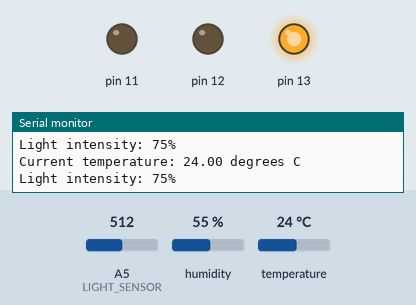
Recording of a sketch running on a simulated Arduino Uno, built with avr-gcc and run on an emulated ATmega328P. Shown: output pins drawn as LEDs (lit = HIGH), the last lines printed to the serial monitor. Inputs (shaded band) come from the test bench; at power-on: temperature 24 °C, A5 (LIGHT_SENSOR) = 512, humidity 55 %.

Above: at 1.8 s.
1.9 s: temperature set to 22 °C
3.4 s: temperature set to 19 °C
At 4.5 s:
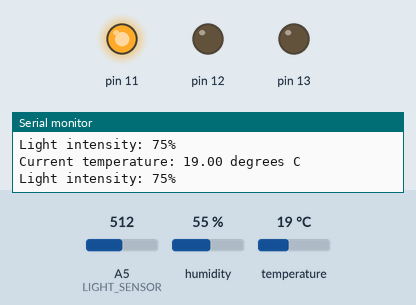
5.5 s: A5 (LIGHT_SENSOR) set to 427
7.3 s: A5 (LIGHT_SENSOR) set to 410
At 9.3 s:
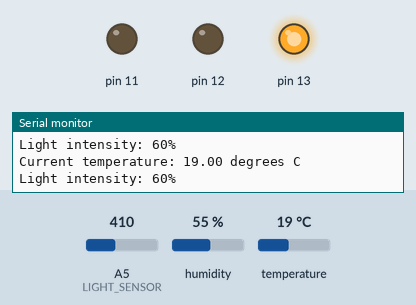
9.6 s: temperature set to 28 °C
At 10.7 s:
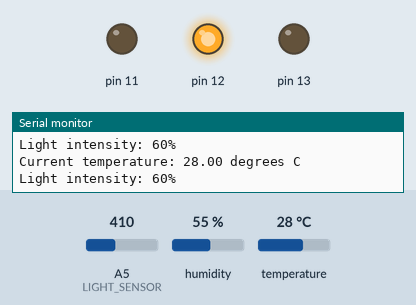
11.6 s: temperature set to 12 °C
At 13.2 s:
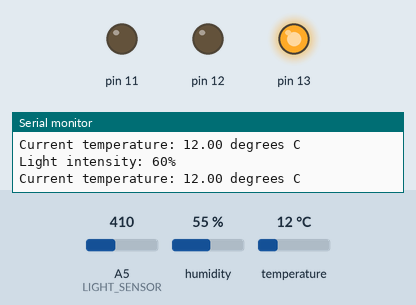
Timing chart, 0 to 14.6 s (numbered marks = the images above; inputs shaded):
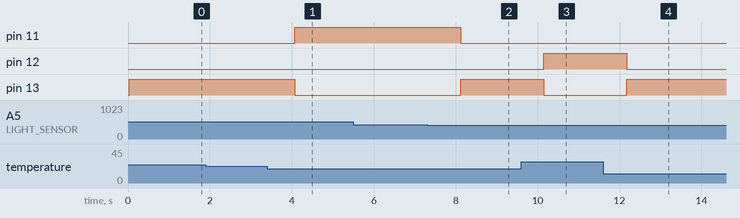

The sketch:

wp5_ex_3.ino
```cpp
// (C) Emma Litvin, Nicole Quinstedt. Group: 11 (2023)
// Work package 5
// Exercise 3: Temperature and light meter
// Submission code: XXXX

/*--------------------------------------------------------------------------------------------
Exercise 3: The system based on Arduino Uno that measures the light intensity and temperature
 at the same time.
 The system motitors the dependency between these two measurements and warns about deviations.
 The system periodically reads the temperature and light intensity (periodicy (in seconds)
 provided as a variable in the program).
 The system uses three LEDs to indicate the normal dependency (GREEN), deviation when the
 temperature is higher that it should be given the light intensity (RED), and when the
 temperature is lower that it should be (BLUE).
---------------------------------------------------------------------------------------------*/

// Include section
#include "DHT.h"

// Define section
#define LIGHT_SENSOR A5                         // Analog pin A5 connected to light sensor
#define DHTPIN 2                                // Pin 2 connected to DHT sensor
#define DHTTYPE DHT11                           // DHT 11

int delayInterval = 1000;                       // Delay between sensors reads (decided to be 1 second)

DHT dht(DHTPIN, DHTTYPE);                       // Initialize DHT sensor

// Function that runs the code only once
void setup()
{
  Serial.begin(9600);                           // Establish serial communication between Arduino board and other components with baud rate
  //pinMode(TEMP_SENSOR, INPUT);                // Set temperature sensor as input
  pinMode(LIGHT_SENSOR, INPUT);                 // Set light sensor as input
  dht.begin();                                  // Start DHT sensor
  DDRB = B00111000;                             // Set pins 11-13 to 3 LEDs (pin 11 to blue LED, pin 12 to red LED, pin 13 to green LED)
}

// Function that runs the code repeteadly
void loop()
{
  // Read temperature as Celsius (the default)
  float temp = dht.readTemperature();
  // Check if any reads failed and exit early (to try again)
  if (isnan(temp))
  {
    Serial.println(F("Failed to read from DHT sensor!"));
    return;
  }
  // Print out measured temperature
  Serial.print("Current temperature: "); Serial.print(temp); Serial.println(" degrees C");

  // Get light reading from light sensor
  int measuredLight = analogRead(LIGHT_SENSOR);
  // Map readings from light sensor to persentage ratings
  int convertedLight = map(measuredLight, 6, 679, 0, 100);
  // Print converted light rate
  Serial.print("Light intensity: "); Serial.print(convertedLight); Serial.println("%"); Serial.println();

  // Check sensors readings and turn on LEDs according to specifications
  // Case if light intensity is 0%
  if (convertedLight == 0)
  {
    // Case if temperature lower that -12 degrees
    if (temp < -12)
    { // Turn on green LED indicating normal dependency
      PORTB = B00100000;
    }
    // Case if temperature is higher than -12 degrees
    else
    {
      // Turn on red LED indicating that temperature is higher than it should be
      PORTB = B00010000;
    }
  }
  // Case if light intensity is between 1% and 20%
  else if (convertedLight >= 1 && convertedLight <= 20)
  {
    // Case if temperature is between -12 and 0 degrees
    if (temp >= -12 && temp <= 0)
    {
      // Turn on green LED indicating normal dependency
      PORTB = B00100000;
    }
    // Case if temperature if lower that -12 degrees
    else if (temp < -12)
    {
      // Turn on blue LED indicating that temperature is lower than it should be
      PORTB = B00001000;
    }
    // Case if temperature is higher that 0
    else
    {
      // Turn on red LED indicating that temperature is higher than it should be
      PORTB = B00010000;
    }
  }
  // Case if light intensity is between 21% and 60%
  else if (convertedLight >= 21 && convertedLight <= 60)
  {
    // Case if temperature is between 0 and 20 degrees
    if (temp >= 0 && temp <= 20)
    {
      // Turn on green LED indicating normal dependency
      PORTB = B00100000;
    }
    // Case if temperature is lower that 0
    else if (temp < 0)
    {
      // Turn on blue LED indicating that temperature is lower than it should be
      PORTB = B00001000;
    }
    // Case if temperature is higher that 20 degrees
    else
    {
      // Turn on red LED indicating that temperature is higher than it should be
      PORTB = B00010000;
    }
  }
  // Case if light intensity is more than 61%
  else
  {
    // Case if temperature is higher that 21 degree
    if (temp >= 21)
    {
      // Turn on green LED indicating normal dependency
      PORTB = B00100000;
    }
    // Case if temperature is lower that 21 degree
    else
    {
      // Turn on blue LED indicating that temperature is lower than it should be
      PORTB = B00001000;
    }
  }
  // Wait for selected interval
  delay(delayInterval);
}
```

Measured:
- the behaviour switches between 21 and 20 °C on temperature (found by bisection; images 0 and 1)
- the behaviour switches between 417 and 416 on A5 (LIGHT_SENSOR) (found by bisection; images 1 and 2)
- after the input at 3.4 s, pin 11: LOW → HIGH after 0.68 s; pin 13: HIGH → LOW after 0.68 s
- after the input at 7.3 s, pin 11: HIGH → LOW after 0.83 s; pin 13: LOW → HIGH after 0.83 s
- after the input at 9.6 s, pin 12: LOW → HIGH after 0.55 s; pin 13: HIGH → LOW after 0.55 s
- after the input at 11.6 s, pin 12: HIGH → LOW after 0.58 s; pin 13: LOW → HIGH after 0.58 s
